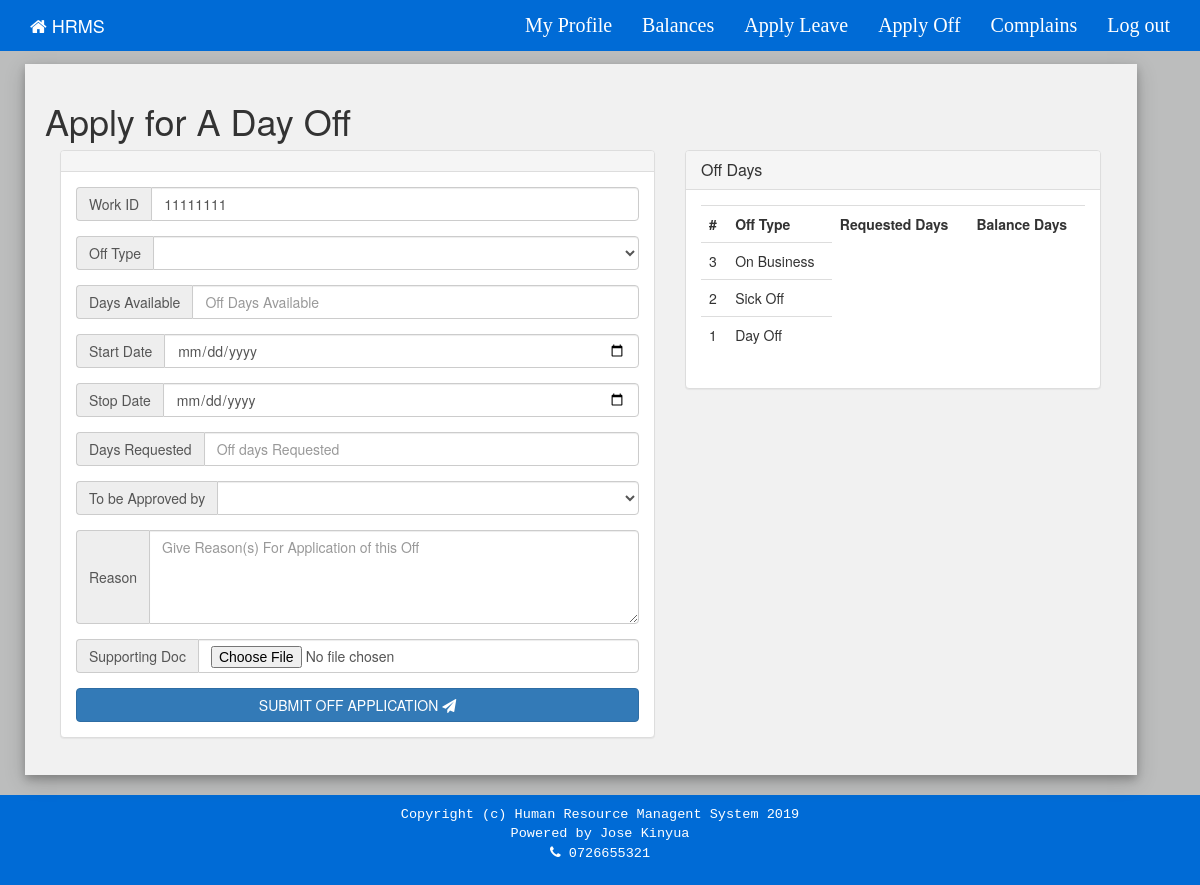
Page /le-dayoff.php (signed in) on the committed database.
### tables this page shows
CREATE TABLE `staff_tb` (
  `staffid` int(11) NOT NULL,
  `fname` varchar(50) NOT NULL,
  `lname` varchar(50) NOT NULL,
  `mname` varchar(50) NOT NULL,
  `gender` varchar(11) NOT NULL,
  `dob` date NOT NULL,
  `marriage` varchar(11) NOT NULL,
  `email` varchar(50) NOT NULL,
  `phone` int(15) NOT NULL,
  `national_id` int(15) NOT NULL,
  `county` varchar(50) NOT NULL,
  `city` varchar(50) NOT NULL,
  `address` varchar(50) NOT NULL,
  `work_id` int(11) NOT NULL,
  `role` varchar(11) NOT NULL,
  `ext` int(15) NOT NULL,
  `qualification` varchar(11) NOT NULL,
  `department` varchar(11) NOT NULL,
  `supervisor` varchar(50) NOT NULL,
  `status` varchar(11) NOT NULL,
  `office_no` varchar(15) NOT NULL,
  `username` varchar(50) NOT NULL,
  `password` varchar(100) NOT NULL,
  `conf_pass` varchar(100) NOT NULL,
  `level` int(11) NOT NULL,
  `active` varchar(50) NOT NULL DEFAULT 'YES',
  `created_at` timestamp NOT NULL DEFAULT CURRENT_TIMESTAMP ON UPDATE CURRENT_TIMESTAMP
);

CREATE TABLE `def_off` (
  `def_offid` int(11) NOT NULL,
  `off_name` varchar(50) NOT NULL,
  `def_days` int(11) NOT NULL
);

### lib/library.php (called while the page is built, shortened)
<?php
class DemoLib
{
    public function UserDetails($staffid)
    {
        try {
            $conn = db();
            $query = $conn->prepare("SELECT * FROM staff_tb WHERE staffid=:staffid");
            $query->bindParam("staffid", $staffid, PDO::PARAM_STR);
            $query->execute();
            if ($query->rowCount() > 0) {
                return $query->fetch(PDO::FETCH_OBJ);
            }
        } catch (PDOException $e) {
            exit($e->getMessage());
        }
    }
}

### le-dayoff.php (the view, shortened to what this page needs)
<?php
require __DIR__ . '/lib/library.php';
$app = new DemoLib();
$user = $app->UserDetails($_SESSION['staffid']);
?>
<!DOCTYPE html>
<html>
    <head>
        <link rel="stylesheet" type="text/css" href="css/le-css.css">
        <link href="bootstrap/css/bootstrap-social.css" rel="stylesheet">
        <link href="bootstrap/css/font-awesome.css" rel="stylesheet">
        <link href="bootstrap/css/bootstrap.min.css" rel="stylesheet">
        <link href="css/fontawesome/css/font-awesome.min.css" rel="stylesheet" type="text/css">
        <link href="css/fontawesome/css/font-awesome.css" rel="stylesheet" type="text/css">
    </head>
    <body><?php require ('le-nav-staff.php'); ?>
      <div class="container">
        <div class="row">
          <div class="add-tab card-4 left">
            <form class="u-form" method="post">
                <h1 >Apply for A Day Off</h1>
              <div class="col-md-7">
                <div class="panel panel-default">
                  <div class="panel-heading">
                  </div>
                  <div class="panel-body">
                    <div class="form-group">
                      <div class="input-group">
                        <span class="input-group-addon">Work ID</span>
                        <input type="text" class="form-control" placeholder="Enter your Work ID" value="<?php echo $user->work_id; ?>" name="work_id" required>
                      </div>
                    </div>
                    <div class="form-group">
                      <div class="input-group">
                        <span class="input-group-addon">Off Type</span>
                        <select name="type" id="sel2" class="form-control" title="Choose Leave Type">
                          <?php
                            echo '<option value="'.$rows['type'].'">'.$rows['type'].'</option>';
                            $result = $conn->prepare("SELECT * FROM def_off ORDER BY def_offid ASC");
                            $result->execute();
                            for($i=0; $row = $result->fetch(); $i++){
                              echo '<option value="'.$row[off_name].'">'.$row[off_name].'</option>';
                            }
                          ?>
                        </select>
                      </div>
                    </div>
                    <div class="form-group">
                      <div class="input-group">
                        <span class="input-group-addon">Days Available</span>
                        <input type="number" class="form-control" placeholder="Off Days Available" name="days_avail" required>
                      </div>
                    </div>
                    <div class="form-group">
                      <div class="input-group">
                        <span class="input-group-addon">Start Date</span>
                        <input type="date" class="form-control" name="date" required>
                      </div>
                    </div>
                    <div class="form-group">
                      <div class="input-group">
                        <span class="input-group-addon">Stop Date</span>
                        <input type="date" class="form-control" name="date2" required>
                      </div>
                    </div>
                    <div class="form-group">
                      <div class="input-group">
                        <span class="input-group-addon">Days Requested</span>
                        <input type="number" class="form-control" placeholder="Off days Requested" name="days2" required>
                      </div>
                    </div>
                    <div class="form-group">
                      <div class="input-group">
                        <span class="input-group-addon">To be Approved by</span>
                        <select name="approver"  title="choose Approvers" class="form-control" id='sel2' required>
                          <option ></option>
                          <option value='FINANCE' >Finance Manager</option>
                        </select>
                      </div>
                    </div>
                    <div class="form-group">
                      <div class="input-group">
                        <span class="input-group-addon">Reason</span>
                        <textarea class="form-control" rows="4" id="comment" placeholder="Give Reason(s) For Application of this Off" name="notes" required></textarea>
                      </div>
                    </div>
                    <div class="form-group">
                      <div class="input-group">
                        <span class="input-group-addon">Supporting Doc</span>
                        <input type="file" class="form-control" name="file" required>
                      </div>
                    </div>
                    <button type="submit" class="btn btn-primary le-btn" name="submit">SUBMIT OFF APPLICATION <i class="fa fa-send"></i></button>
                  </div>
                </div>
              </div>
            </form>
            <div class="col-md-5">
              <div class="panel panel-default">
                <div class="panel-heading">
                  <h3 class="panel-title">Off Days</h3>
                </div>
                <div class="panel-body">
                  <div class="table-responsive">
                    <table class="table table-hover">
                      <tbody>
                        <tr>
                          <th>#</th>
                          <th>Off Type</th>
                          <th>Requested Days</th>
                          <th>Balance Days</th>
                        </tr>
                        <?php
                        $result = $conn->prepare("SELECT * FROM def_off ORDER BY def_offid DESC");
                        $result->execute();
                        for($i=0; $row = $result->fetch(); $i++){ ?>
                        <tr>
                          <td><?php echo $row['def_offid']; ?></td>
                          <td><?php echo $row['off_name']; ?></td>
                        </tr>
                        <?php } ?>
                      </tbody>
                    </table>
                  </div>
                </div>
              </div>
            </div>
          </div>
        </div>
      </div>
      <?php require('footer.php'); ?>

### css/le-css.css (style rules this page uses)
body { background-color: #BCBDBD;color: #000; font-family:Calibri,Candara;font-size: 16px; padding-top: 54px; }
input, #in { z-index: -1; }
.le-btn { width: 100% }
.add-tab { width: 95%; min-height: 487px; background: #f1f1f1; padding:16.66px 20px; margin: 10px ;position: ;margin-bottom: 20px; }
.card-4 { box-shadow:0 4px 8px 0 rgba(0,0,0,0.2),0 6px 20px 0 rgba(0,0,0,0.19) }
.left { float: left }

### rows in the picture
staff_tb: work_id "11111111"
def_off: def_offid "3", off_name "On Business"
def_off: def_offid "2", off_name "Sick Off"
def_off: def_offid "1", off_name "Day Off"
